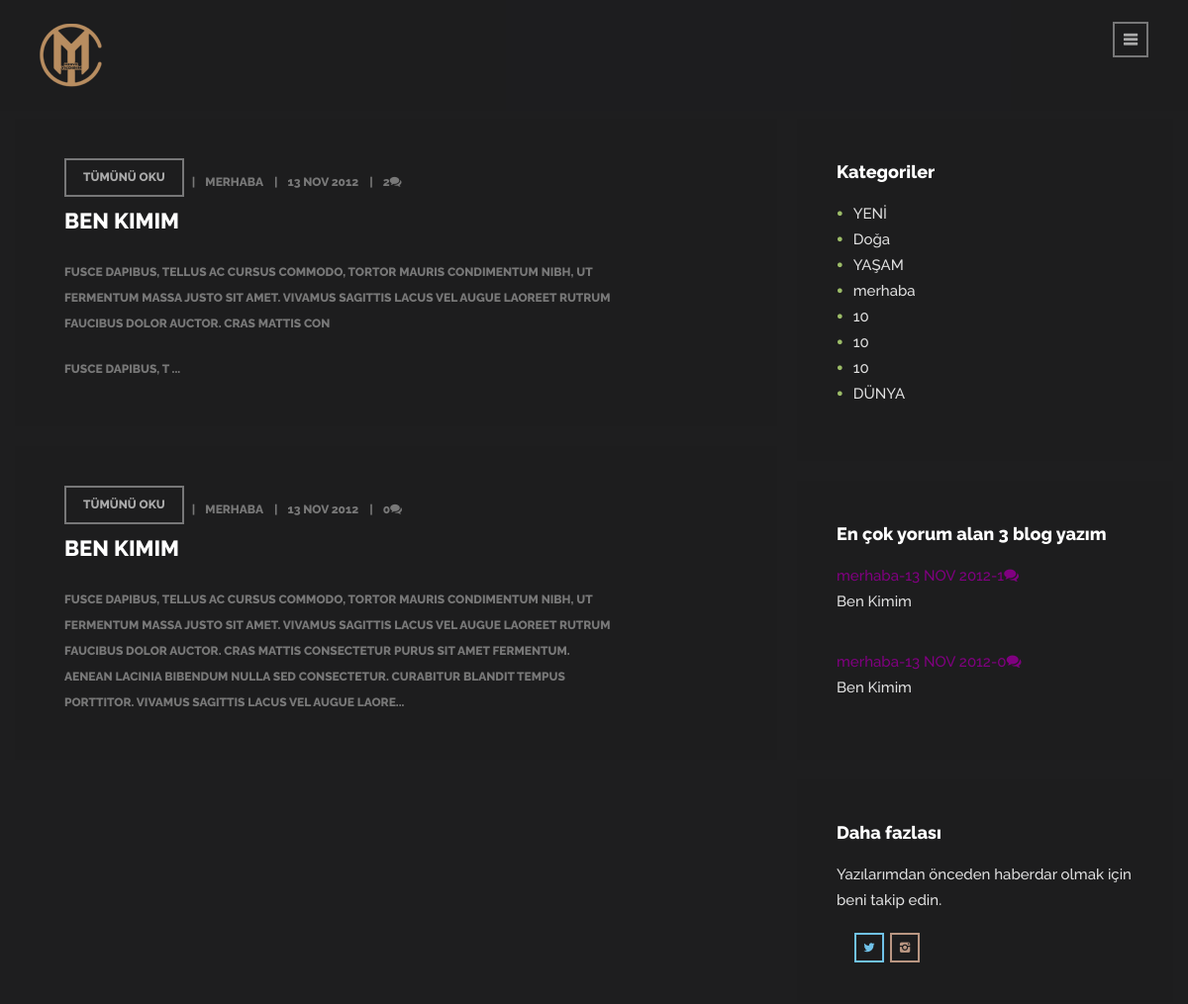
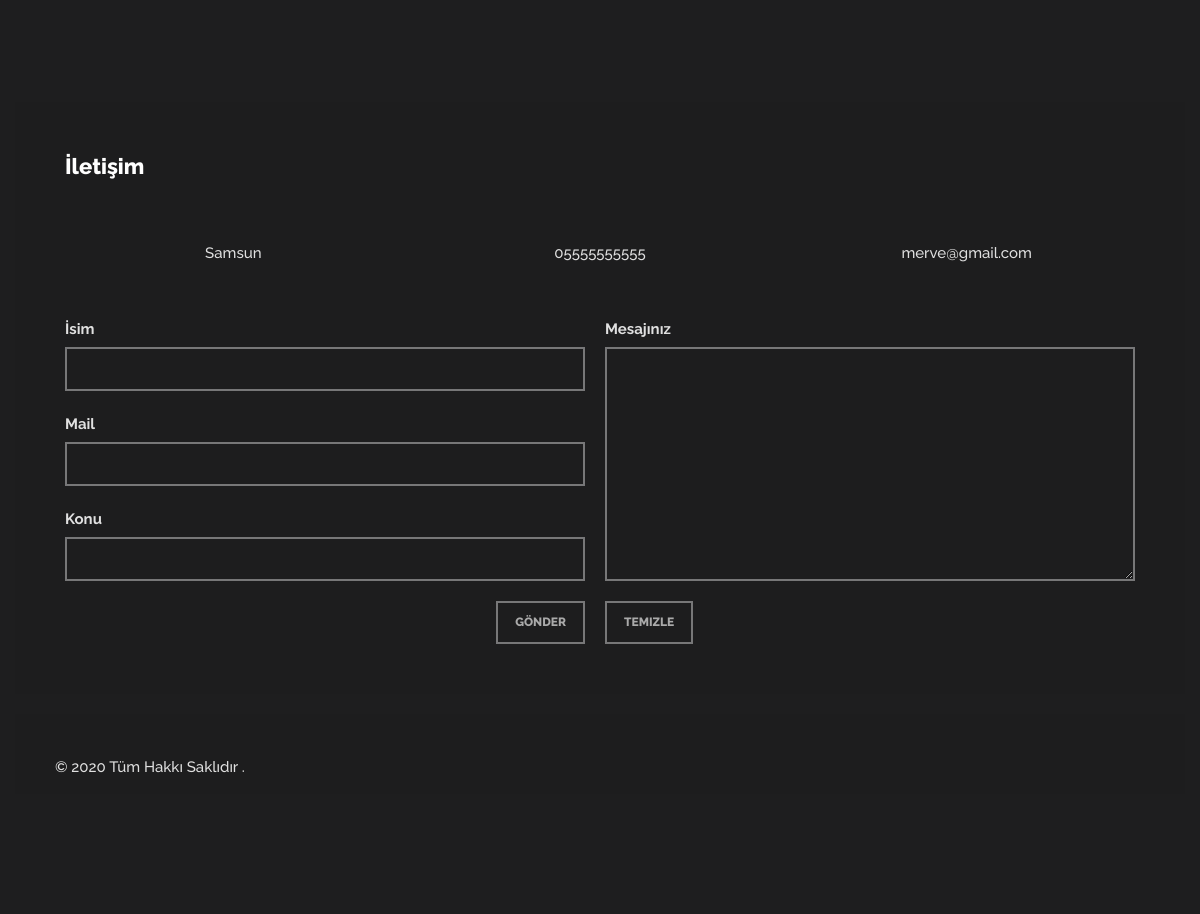
Screenshot of /blog.php with the database file from the repository (2 pictures, top to bottom).
### tables this page shows
CREATE TABLE `blog` (
  `ID` int(11) NOT NULL,
  `tarih` text NOT NULL,
  `baslik` text NOT NULL,
  `icerik` text NOT NULL,
  `kategori` text NOT NULL
);

CREATE TABLE `blogkat` (
  `ID` int(11) NOT NULL,
  `ad` text NOT NULL
);

CREATE TABLE `temelbilgiler` (
  `ID` int(11) NOT NULL,
  `sitaBasligi` text NOT NULL,
  `siteAciklamasi` text NOT NULL,
  `il` text NOT NULL,
  `telefon` text NOT NULL,
  `mail` text NOT NULL,
  `twet` text NOT NULL,
  `ins` text NOT NULL,
  `lin` text NOT NULL
);

### blog.php (the view, shortened to what this page needs)
<?php   $servername = "localhost";
            $username = "root";
            $password = "";
            $dbname = "merveyildirim";
            $conn = new mysqli($servername, $username, $password, $dbname);
            $sql = "SELECT * FROM temelbilgiler";
            $result = $conn->query($sql);
            $rows = $result->fetch_assoc()
            ?>
<!DOCTYPE html>
<html lang="en">
<head>
<link href="style/css/bootstrap.min.css" rel="stylesheet">
<link href="style/css/plugins.css" rel="stylesheet">
<link href="style/css/prettify.css" rel="stylesheet">
<link href="style.css" rel="stylesheet">
<link href="style/css/color/green.css" rel="stylesheet">
<link href="style/type/fontello.css" rel="stylesheet">
<link href="style/type/budicons.css" rel="stylesheet">
</head>
<video autoplay loop muted style="backend-color:black ; opacity:0.1">
 <source src="style/video/seattleferryride.mp4" type="video/mp4">
</video>
<body class="full-layout" >
  <div class="container">
<div class="body-wrapper">
  <nav class="navbar navbar-default" role="navigation">
    <div class="navbar-header"> <a class="btn responsive-menu" data-toggle="collapse" data-target=".navbar-collapse"><i></i></a>
      <div class="navbar-brand text-center"> <a href="index.html"><img src="style/images/logo.png" alt="" data-src="style/images/logo.png" data-ret="style/images/logo@2x.png" class="retina" /></a> </div>
    </div>
  </nav>
  <div class="container inner">
    <div class="blog list-view row">
      <div class="col-md-8 col-sm-12 content">
        <div class="blog-posts">
        <?php
            $servername = "localhost";
            $username = "root";
            $password = "";
            $dbname = "merveyildirim";
            $conn = new mysqli($servername, $username, $password, $dbname);
            if (isset($_GET['katID'])) {
              if ($_GET['katGetir']=="ok") {
                $katId = $_GET['katID'];
                $sql = 'SELECT b.*,COUNT(c.yorum) as yorum,bk.ad FROM blog b LEFT join blogyorum c ON c.blogId=b.ID join blogkat bk on b.kategori = bk.ID where bk.ID='.$katId.'  GROUP BY b.ID  ORDER BY COUNT(c.yorum) DESC   ';
              }
             }
            else {
              $sql = "SELECT b.*,COUNT(c.yorum) as yorum,bk.ad FROM blog b LEFT join blogyorum c ON c.blogId=b.ID join blogkat bk on b.kategori = bk.ID  GROUP BY b.ID";
            }
            $result = $conn->query($sql);
            if ($result->num_rows > 0) {
            while($blog = $result->fetch_assoc()) {
              $blocIcerik=substr($blog["icerik"], 0,350);
                echo  ' <div class="post box">              <div class="row">
                <div class="col-sm-10 post-content">
                  <div class="meta"><div class="text-overlay"><a href="tumBlog.php?id='.$blog["ID"].'&blogOku=ok" class="btn">Tümünü Oku</a><span class="category">'.$blog["ad"].'</span><span class="date">'.$blog["tarih"].'</span><span class="comments"><span>'.$blog["yorum"].'<i class="icon-chat-1"></i></span></span></div>
                  <h2 class="post-title">'.$blog["baslik"].'</h2>
                  <p>'.$blocIcerik.'...</p>
                </div>
              </div>           </div> </div>
              ';
            }
            } else {
            echo "Mesaj Yok";
            }
            ?>
        </div>
      </div>
      <aside class="col-md-4 col-sm-12 sidebar">
      <?php include 'blogLeftMen.php'; ?>
<?php include 'footer.php'; ?>

### blogLeftMen.php (shortened to what this page needs)
        <div class="sidebox box widget">
          <h3 class="widget-title section-title">Kategoriler</h3>
          <ul class="circled">
<?php
          $servername = "localhost";
            $username = "root";
            $password = "";
            $dbname = "merveyildirim";
            $conn = new mysqli($servername, $username, $password, $dbname);
            $sql = "SELECT * FROM blogKat";
            $result = $conn->query($sql);
            if ($result->num_rows > 0) {
            while($blogKat = $result->fetch_assoc()) {
              echo  '<li><a href="blog.php?katID='.$blogKat["ID"].'&katGetir=ok">'.$blogKat["ad"].' </a></li>
              ';
            }
            } else {
            echo "Mesaj Yok";
            }
            ?>
          </ul>
        </div>
        <div class="sidebox box widget">
          <h3 class="widget-title section-title">En çok yorum alan 3 blog yazım</h3>
          <ul class="post-list">
          <?php
            $servername = "localhost";
            $username = "root";
            $password = "";
            $dbname = "merveyildirim";
            $conn = new mysqli($servername, $username, $password, $dbname);
            $sql = "SELECT b.*,( SELECT COUNT(*) FROM blogyorum WHERE onay = 1 and blogId=b.ID )as yorum,bk.ad FROM blog b LEFT join blogyorum c ON c.blogId=b.ID join blogkat bk on b.kategori = bk.ID  GROUP BY b.ID ORDER BY COUNT(c.yorum) DESC ";
            $result = $conn->query($sql);
            if ($result->num_rows > 0) {
            while($populerBlog = $result->fetch_assoc()) {
                echo  ' <li>
                <span><div class="text-overlay" style="color:purple"><span class="category">'.$populerBlog["ad"].'</span>-<span class="date">'.$populerBlog["tarih"].'</span>-<span class="comments"><span>'.$populerBlog["yorum"].'<i class="icon-chat-1"></i></span></span></span>
                <p><a href="tumBlog.php?id='.$populerBlog["ID"].'&blogOku=ok">'.$populerBlog["baslik"].'</a></p>
                </div>
              </li>
              ';
            }
            } else {
            echo "Mesaj Yok";
            }
            ?>
        </div>
        <div class="sidebox box widget">
          <h3 class="widget-title section-title">Daha fazlası</h3>
          <p>Yazılarımdan önceden haberdar olmak için beni takip edin.</p>
          <ul class="social">
        <li><a target="_blank" href="<?php echo $rows["ins"]; ?>"><i class="icon-s-twitter"></i></a></li>
        <li><a target="_blank" href="<?php echo $rows["twet"]; ?>"><i class="icon-s-instagram"></i></a></li>
            <li><a href="#"> </li>
          </ul>
        </div>
    </div>

### footer.php (shortened to what this page needs)
    <section id="ilet">
      <div class="box">
        <h2 class="section-title">İletişim</h2>
         <div class="row text-center services-2">
          <div class="col-md-4 col-sm-4"> <i class="budicon-map"></i>
            <p><?php echo $rows["il"]; ?></p>
          </div>
          <div class="col-md-4 col-sm-4"> <i class="budicon-telephone"></i>
            <p><?php echo $rows["telefon"]; ?> <br />
                </p>
          </div>
          <div class="col-md-4 col-sm-4"> <i class="budicon-mail"></i>
            <p> <a class="nocolor" href="mailto:#"><?php echo $rows["mail"]; ?></a> <br />
           </div>
        </div>
        <div class="divide30"></div>
        <div class="form-container">
          <form class="" action="islem.php" method="post">
               <div class="row">
                <div class="col-sm-6">
                  <div class="form-row text-input-row name-field">
                    <label>İsim</label>
                    <input type="text" name="ad" class="text-input defaultText required"/>
                  </div>
                  <div class="form-row text-input-row email-field">
                    <label>Mail</label>
                    <input type="text" name="eposta" class="text-input defaultText required email"/>
                  </div>
                  <div class="form-row text-input-row subject-field">
                    <label>Konu</label>
                    <input type="text" name="konu" class="text-input defaultText"/>
                  </div>
                </div>
                <div class="col-sm-6 lp5">
                  <div class="form-row text-area-row">
                    <label>Mesajınız</label>
                    <textarea name="mesaj" class="text-area required"></textarea>
                  </div>
                </div>
                <div class="col-sm-6">
                  <div class="button-row pull-right">
                    <input type="submit" name="insertMesaj" value="Gönder"  class="btn btn-submit" />
                  </div>
                </div>
                <div class="col-sm-6 lp5">
                  <div class="button-row pull-left">
                    <input type="reset" value="Temizle" name="reset" class="btn btn-submit bm0" />
                  </div>
                </div>
              </div>
           </form>
        </div>
      </div>
    </section>
    <footer class="footer box">
      <p class="pull-left">© 2020 Tüm Hakkı Saklıdır  .</p>
    </footer>
  </div>
</body>
</html>

### style/css/color/green.css (style rules this page uses)
a { color: #9cbc68; }
ul.circled li:before { color: #9cbc68; }
.services-2 i { color: #9cbc68; }

### rows the page displays
blog: blogkat.ad "MERHABA", tarih "13 NOV 2012", yorum "2", baslik "BEN KIMIM", icerik "FUSCE DAPIBUS, TELLUS AC CURSUS COMMODO, TORTOR MAURIS CONDIMENTUM NIBH, UT FERMENTUM MASSA JUSTO SIT AMET. VIVAMUS SAGITTIS LACUS VEL AUGUE LAOREET RUTRUM FAUCIBUS DOLOR AUCTOR. CRAS MATTIS CON FUSCE DAPIBUS, T", blogkat.ad "merhaba", yorum "1", baslik "Ben Kimim"
blog: blogkat.ad "MERHABA", tarih "13 NOV 2012", yorum "0", baslik "BEN KIMIM", icerik "FUSCE DAPIBUS, TELLUS AC CURSUS COMMODO, TORTOR MAURIS CONDIMENTUM NIBH, UT FERMENTUM MASSA JUSTO SIT AMET. VIVAMUS SAGITTIS LACUS VEL AUGUE LAOREET RUTRUM FAUCIBUS DOLOR AUCTOR. CRAS MATTIS CONSECTETUR PURUS SIT AMET FERMENTUM. AENEAN LACINIA BIBENDUM NULLA SED CONSECTETUR. CURABITUR BLANDIT TEMPUS PORTTITOR. VIVAMUS SAGITTIS LACUS VEL AUGUE LAORE", blogkat.ad "merhaba", baslik "Ben Kimim"
blogkat: ad "YENİ"
blogkat: ad "Doğa"
blogkat: ad "YAŞAM"
blogkat: ad "merhaba"
blogkat: ad "10"
blogkat: ad "10"
blogkat: ad "10"
blogkat: ad "DÜNYA"
temelbilgiler: il "Samsun", telefon "05555555555", mail "merve@gmail.com"
